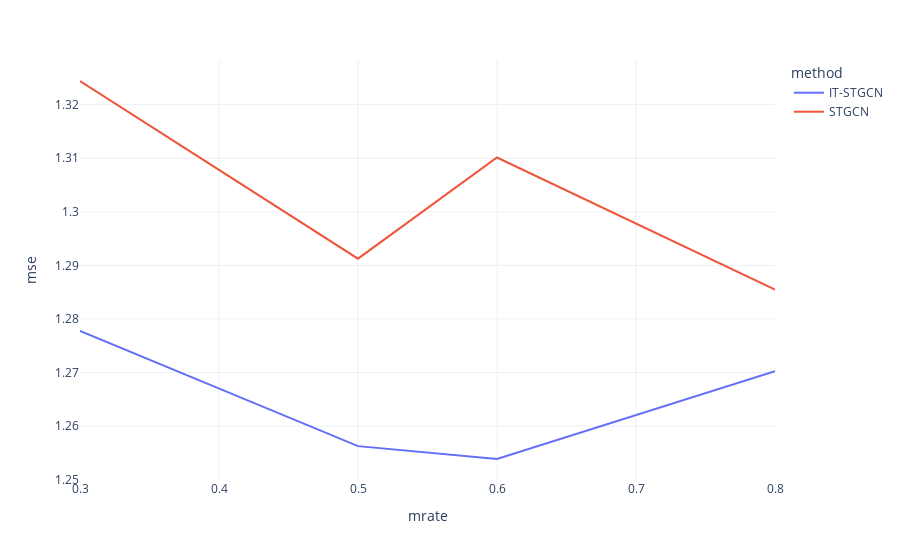

The cell this chart's notebook holds for it:
### Code cell
pd.read_csv('../Data/pedalme_linear.csv')\
.query('model=="TGCN"').query('inter_method=="linear"').query('mtype=="rand"')\
.groupby(['mrate','method']).agg({'mse':'mean'})\
.stack().reset_index().rename({0:'mse'},axis=1)\
.plot.line(x='mrate',y='mse',color='method')

### Figure 1 — Plotly figure (JSON) as saved in the notebook; plotly's stock layout.template omitted (floating-point values rounded to 4 significant figures)
{"data": [{"hovertemplate": "method=IT-STGCN<br>mrate=%{x}<br>mse=%{y}<extra></extra>", "legendgroup": "IT-STGCN", "line": {"color": "#636efa", "dash": "solid"}, "marker": {"symbol": "circle"}, "mode": "lines", "name": "IT-STGCN", "orientation": "v", "showlegend": true, "type": "scatter", "x": [0.3, 0.5, 0.6, 0.8], "xaxis": "x", "y": [1.278, 1.256, 1.254, 1.27], "yaxis": "y"}, {"hovertemplate": "method=STGCN<br>mrate=%{x}<br>mse=%{y}<extra></extra>", "legendgroup": "STGCN", "line": {"color": "#EF553B", "dash": "solid"}, "marker": {"symbol": "circle"}, "mode": "lines", "name": "STGCN", "orientation": "v", "showlegend": true, "type": "scatter", "x": [0.3, 0.5, 0.6, 0.8], "xaxis": "x", "y": [1.324, 1.291, 1.31, 1.285], "yaxis": "y"}], "layout": {"autosize": true, "legend": {"title": {"text": "method"}, "tracegroupgap": 0}, "margin": {"t": 60}, "xaxis": {"anchor": "y", "autorange": true, "domain": [0, 1], "range": [0.3, 0.8], "title": {"text": "mrate"}, "type": "linear"}, "yaxis": {"anchor": "x", "autorange": true, "domain": [0, 1], "range": [1.25, 1.328], "title": {"text": "mse"}, "type": "linear"}}}
